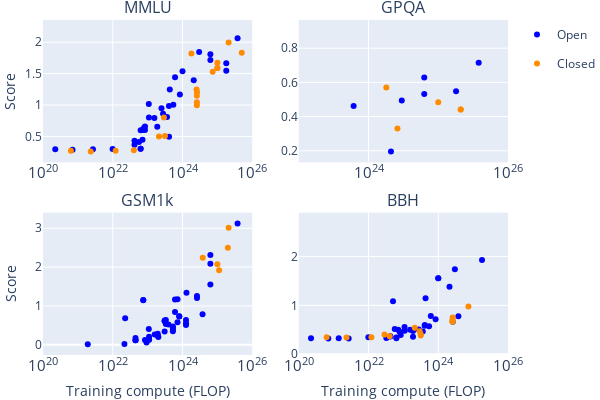

Here is the notebook cell this chart was saved with:
### Markdown cell above
## Compute

### Code cell
fig = make_subplots(rows=2, cols=2, subplot_titles=benchmarks_to_plot, vertical_spacing=0.15)

# Define x limits for each subplot
x_limits = {
  'MMLU': [1e20, 1e26],
  'GSM1k': [1e20, 1e26],
  'GPQA': [1e23, 1e26],
  'BBH': [1e20, 1e26],
  'SEAL Math': [1e23, 1e26],
  'SEAL Coding': [1e23, 1e26],
  'LMSys Elo': [1e22, 1e26],
}

for i, bench in enumerate(benchmarks_to_plot):
  plot_df = df[~(df['System'] == 'Random chance')]
  if old_models_only:
    plot_df = plot_df[plot_df['Before November 2023'] == 'Before']
  elif new_models_only:
    plot_df = plot_df[plot_df['Before November 2023'] == 'After']
  if non_suspects_only:
    if bench == 'GPQA':
      # GPQA was released November 20, 2023
      old_df = plot_df[plot_df['Before November 2023'] == 'Before']
      new_df = plot_df[plot_df['Before November 2023'] == 'After']
      new_df = new_df[new_df['Trust in benchmark results'] >= 0]
      plot_df = pd.concat([old_df, new_df])
    elif bench == 'MMLU':
      plot_df = plot_df[plot_df['Trust in benchmark results'] >= 0]
  elif trusted_only:
    plot_df = plot_df[plot_df['Trust in benchmark results'] > 0]

  for category in ['Open', 'Closed']:
    category_df = plot_df[plot_df['Open/Closed'] == category]

    if plot_log_error and bench_is_accuracy[bench]:
      y = -np.log(1 - category_df[bench])
    else:
      y = category_df[bench]

    if show_model_age:
      fig.append_trace(
        go.Scatter(
          x=category_df['Training compute (FLOP)'],
          y=y,
          mode='markers',
          marker=dict(color=category_df['Date'].astype(int),),
          text=category_df['System'],
          # name=category,
          # legendgroup=category,
          # showlegend=True if i == 0 else False
          showlegend=False,
        ),
        row=i//2 + 1, col=i%2 + 1
      )
    else:
      fig.append_trace(
        go.Scatter(
          x=category_df['Training compute (FLOP)'],
          y=y,
          mode='markers',
          marker=dict(color=color_map[category]),
          text=category_df['System'],
          name=category,
          legendgroup=category,
          showlegend=True if i == 0 else False
        ),
        row=i//2 + 1, col=i%2 + 1
      )

    # Plot scores as horizontal lines for models that don't have compute
    # for _, row in category_df.iterrows():
    #   if pd.isna(row['Training compute (FLOP)']) and not pd.isna(row[bench]):
    #     fig.append_trace(
    #       go.Scatter(
    #         x=[0, 1e26],
    #         y=[row[bench], row[bench]],
    #         mode='lines',
    #         line=dict(color=color_map[category]),
    #         showlegend=False,
    #       ),
    #       row=i//2 + 1, col=i%2 + 1
    #     )

  # Update x and y axes for this subplot
  fig.update_xaxes(
    title_text="Training compute (FLOP)" if i//2 + 1 == 2 else None,
    type='log',
    range=[np.log10(x_limits[bench][0]), np.log10(x_limits[bench][1])],  # Set x limits
    tickmode='linear',
    dtick=2,  # This sets ticks at every two powers of 10
    row=i//2 + 1,
    col=i%2 + 1
  )

  if i%2 + 1 == 1:
    fig.update_yaxes(title_text="Score", row=i//2 + 1, col=i%2 + 1)

# Improve the layout
fig.update_layout(
  width=600,
  height=400,
  # legend_title="Model accessibility",
  font=dict(size=12),
  hovermode="closest",
)

# Margins
fig.update_layout(
  margin=dict(l=0, r=0, t=20, b=0)
)

# Save the plot
if save:
  save_plot(fig, results_dir, 'benchmark_compute')

# Show the plot
fig.show()

### Figure 1 — Plotly figure (JSON) as saved in the notebook; plotly's stock layout.template omitted (floating-point values rounded to 4 significant figures)
{"data": [{"legendgroup": "Open", "marker": {"color": "blue"}, "mode": "markers", "name": "Open", "showlegend": true, "text": ["BLOOM-176B", "ChatGLM-6B", "ChatGLM2-12B-base", "ChatGLM2-6B-base", "ChatGLM3-6B", "CodeLlama 34B Instruct", "Cohere Command R+", "DeepSeek-7B", "DeepSeek-V2", "Falcon 7B", "Falcon 40B", "Gemma 2 27B", "Gemma 2 9B", "GPT-NeoX 20B", "Llama 3 70B", "Llama 3.1 70B", "Llama 3.1 405B", "LLaMa-1 7B", "LLaMa-1 13B", "LLaMa-1 33B", "LLaMa-1 65B", "LLaMa-2 7B", "LLaMa-2 13B", "LLaMa-2 34B", "LLaMa-2 70B", "Mistral Large 2", "MPT 7B", "MPT 30B", "Nemotron-4-340B Base", "Nemotron-4-340B Instruct", "OPT-175B", "OPT-1B", "OPT-30B", "OPT-66B", "Qwen2-72B", "StableLM-3B-4E1T", "StableLM-alpha-7b", "StableLM-alpha-7b-v2", "T5-Base", "T5-Large", "T5-Small", "T5-XL", "T5-XXL", "XVerse-13B", "XVerse-13B-2", "XVerse-65B", "XVerse-7B", "Yi-34B", "Yi-6B"], "type": "scatter", "x": [4.12e+23, null, null, null, 5.04e+22, 5.3e+23, null, 8.4e+22, 1e+24, 6.3e+22, 3.6e+23, 2.1e+24, 4.32e+23, 5.67e+22, 6.3e+24, 6.3e+24, 3.8e+25, 4.2e+22, 7.8e+22, 2.77e+23, 5.46e+23, 8.4e+22, 1.56e+23, 4.08e+23, 8.4e+23, null, 4.2e+22, 1.89e+23, 1.8e+25, 1.8e+25, 1.89e+23, 1.4e+21, 3.24e+22, 7.13e+22, 3e+24, 7.2e+22, 6.3e+22, 6.3e+22, 225000000000000000000, 702000000000000000000, 72000000000000000000, 2.7e+21, 9.9e+21, 1.09e+23, 2.5e+23, null, null, 6.12e+23, 1.08e+23], "xaxis": "x", "y": [0.4964, null, null, null, null, null, 1.415, 0.6578, 1.537, 0.3038, 0.8074, 1.394, 1.248, 0.4095, 1.715, 1.808, 2.064, 0.4323, 0.633, 0.8627, 1.005, 0.6033, 0.7941, 0.9835, 1.168, 1.833, 0.3682, 0.6539, 1.666, 1.546, null, null, null, 0.4461, 1.845, 0.602, 0.3039, 0.5997, 0.2971, 0.289, 0.3106, 0.2971, 0.2998, 0.8007, 0.9467, null, null, 1.442, 1.017], "yaxis": "y"}, {"legendgroup": "Closed", "marker": {"color": "darkorange"}, "mode": "markers", "name": "Closed", "showlegend": true, "text": ["BloombergGPT", "Claude 2", "Claude 3 Opus", "Claude 3 Sonnet", "Claude 3.5 Sonnet", "code-cushman-001", "code-davinci-001", "code-davinci-002", "Gemini 1.0 Pro", "Gemini 1.5 Flash Preview", "Gemini 1.5 Pro (April 2024)", "Gemini 1.5 Pro (May 2024)", "Gemini 1.5 Pro (Exp-0801)", "Gemini Ultra", "GPT-3.5-turbo-16k", "GPT-4 (original)", "gpt-4-turbo-2024-04-09", "GPT-4o", "GPT-4o mini", "Inflection-2", "Inflection-2.5", "Mistral Large", "PaLM 9B", "PaLM 63B", "PaLM 540B", "PaLM-2", "text-ada-001", "text-babbage-001", "text-curie-001", "text-davinci-001", "text-davinci-002", "text-davinci-003", "Yi-Large"], "type": "scatter", "x": [2.12e+23, null, null, null, null, 2.88e+22, 3.15e+23, 2.58e+24, null, null, null, null, null, 5e+25, 2.6e+24, 2.1e+25, null, null, null, 1e+25, 1e+25, 1e+25, 4.04e+22, 2.93e+23, 2.53e+24, 7.34e+24, 630000000000000000000, 2.34e+21, 1.21e+22, 3.15e+23, 2.58e+24, 2.58e+24, 1.8e+24], "xaxis": "x", "y": [0.4973, 1.537, 2.025, 1.561, 2.18, null, null, 1.146, 1.266, 1.556, 1.709, 1.959, null, 1.83, 1.204, 1.995, null, 2.056, 1.715, 1.59, 1.59, 1.671, 0.2784, 0.8007, 1.248, 1.528, 0.2718, 0.2601, 0.2705, 0.5058, 0.997, 1.044, 1.82], "yaxis": "y"}, {"legendgroup": "Open", "marker": {"color": "blue"}, "mode": "markers", "name": "Open", "showlegend": false, "text": ["CodeLlama-13b-hf", "CodeLlama-13b-Instruct-hf", "CodeLlama-13b-Python-hf", "CodeLlama-34b-hf", "CodeLlama-34b-Instruct-hf", "CodeLlama-34b-Python-hf", "CodeLlama-70b-hf", "CodeLlama-70b-Instruct-hf", "CodeLlama-70b-Python-hf", "CodeLlama-7b-hf", "CodeLlama-7b-Instruct-hf", "CodeLlama-7b-Python-hf", "falcon-180B-chat", "gpt-neox-20b", "gpt2-xl", "Llama-2-13b-hf", "Llama-2-70b-hf", "Llama-2-7b-hf", "Mistral-7B-Instruct-v0.1", "Mistral-7B-Instruct-v0.2", "Mistral-7B-v0.1", "phi-1", "Phind-CodeLlama-34B-v2", "pythia-12b", "vicuna-33b-v1.3", "BLOOM-176B", "ChatGLM-6B", "ChatGLM2-12B-base", "ChatGLM2-6B-base", "ChatGLM3-6B", "CodeLlama 34B Instruct", "Falcon 7B", "Falcon 40B", "Falcon 180B", "GLM 130B", "GPT-NeoX 20B", "LLaMa-1 7B", "LLaMa-1 13B", "LLaMa-1 33B", "LLaMa-1 65B", "LLaMa-2 7B", "LLaMa-2 13B", "LLaMa-2 34B", "LLaMa-2 70B", "Mistral-7B", "MPT 7B", "MPT 30B", "OPT-175B", "OPT-1B", "OPT-30B", "OPT-66B", "Qwen 7B", "StableLM-3B-4E1T", "StableLM-alpha-7b", "StableLM-alpha-7b-v2", "T5-Base", "T5-Large", "T5-Small", "T5-XL", "T5-XXL", "XVerse-13B", "XVerse-7B", "Cohere Command R+", "DeepSeek-7B", "DeepSeek-V2", "Gemma 2 27B", "Gemma 2 9B", "Llama 3 70B", "Llama 3.1 70B", "Llama 3.1 405B", "Mistral Large 2", "Nemotron-4-340B Base", "Nemotron-4-340B Instruct", "Qwen2-72B", "XVerse-13B-2", "XVerse-65B", "Yi-34B", "Yi-6B"], "type": "scatter", "x": [1.95e+23, 1.95e+23, 2.03e+23, 5.3e+23, 5.3e+23, 5.3e+23, 1.26e+24, 1.26e+24, 1.26e+24, 1.1e+23, 1.1e+23, 1.1e+23, 3.76e+24, 9.32e+22, 1.92e+21, 1.6e+23, 8.1e+23, 8.4e+22, null, null, null, 54600000000000000000, null, 2.16e+22, null, 4.12e+23, null, null, null, 5.04e+22, 5.3e+23, 6.3e+22, 3.6e+23, 3.78e+24, null, 5.67e+22, 4.2e+22, 7.8e+22, 2.77e+23, 5.46e+23, 8.4e+22, 1.56e+23, 4.08e+23, 8.4e+23, null, 4.2e+22, 1.89e+23, 1.89e+23, 1.4e+21, 3.24e+22, 7.13e+22, null, 7.2e+22, 6.3e+22, 6.3e+22, 225000000000000000000, 702000000000000000000, 72000000000000000000, 2.7e+21, 9.9e+21, 1.09e+23, null, null, 8.4e+22, 1e+24, 2.1e+24, 4.32e+23, 6.3e+24, 6.3e+24, 3.8e+25, null, 1.8e+25, 1.8e+25, 3e+24, 2.5e+23, null, 6.12e+23, 1.08e+23], "xaxis": "x2", "y": [null, null, null, null, null, null, null, null, null, null, null, null, null, null, null, null, null, null, null, null, null, null, null, null, null, null, null, null, null, null, null, null, null, null, null, null, null, null, null, null, null, null, null, null, null, null, null, null, null, null, null, null, null, null, null, null, null, null, null, null, null, null, null, null, null, 0.196, null, 0.5327, 0.6292, 0.7154, 0.6616, null, 0.5482, 0.4943, null, null, 0.462, null], "yaxis": "y2"}, {"legendgroup": "Closed", "marker": {"color": "darkorange"}, "mode": "markers", "name": "Closed", "showlegend": false, "text": ["claude-2.1", "gpt-3.5-turbo", "BloombergGPT", "Chinchilla 70B", "Claude 2", "code-cushman-001", "code-davinci-001", "code-davinci-002", "Gopher 280B", "GPT-3.5-turbo-16k", "GPT-4 (original)", "gpt-4-0613", "PaLM 9B", "PaLM 63B", "PaLM 540B", "PaLM-2", "text-ada-001", "text-babbage-001", "text-curie-001", "text-davinci-001", "text-davinci-002", "text-davinci-003", "Claude 3 Opus", "Claude 3 Sonnet", "Claude 3.5 Sonnet", "Gemini 1.0 Pro", "Gemini 1.5 Flash Preview", "Gemini 1.5 Pro (April 2024)", "Gemini 1.5 Pro (May 2024)", "Gemini 1.5 Pro (Exp-0801)", "Gemini Ultra", "gpt-4-turbo-2024-04-09", "GPT-4o", "GPT-4o mini", "Inflection-2", "Inflection-2.5", "Mistral Large", "Yi-Large"], "type": "scatter", "x": [3.8e+24, null, 2.12e+23, 5.76e+23, null, 2.88e+22, 3.15e+23, 2.58e+24, 6.31e+23, 2.6e+24, 2.1e+25, 2.1e+25, 4.04e+22, 2.93e+23, 2.53e+24, 7.34e+24, 630000000000000000000, 2.34e+21, 1.21e+22, 3.15e+23, 2.58e+24, 2.58e+24, null, null, null, null, null, null, null, null, 5e+25, null, null, null, 1e+25, 1e+25, 1e+25, 1.8e+24], "xaxis": "x2", "y": [null, null, null, null, null, null, null, null, null, 0.3299, 0.4416, 0.4416, null, null, null, null, null, null, null, null, null, null, 0.7012, 0.5175, 0.9014, null, 0.5025, 0.5361, 0.6199, null, null, 0.6753, 0.7679, 0.5142, null, 0.4845, null, 0.5709], "yaxis": "y2"}, {"legendgroup": "Open", "marker": {"color": "blue"}, "mode": "markers", "name": "Open", "showlegend": false, "text": ["codegemma-7b", "codegemma-7b-it", "CodeLlama-13b-hf", "CodeLlama-13b-Instruct-hf", "CodeLlama-13b-Python-hf", "CodeLlama-34b-hf", "CodeLlama-34b-Instruct-hf", "CodeLlama-34b-Python-hf", "CodeLlama-70b-hf", "CodeLlama-70b-Instruct-hf", "CodeLlama-70b-Python-hf", "CodeLlama-7b-hf", "CodeLlama-7b-Instruct-hf", "CodeLlama-7b-Python-hf", "dbrx-base", "dbrx-instruct", "deepseek-coder-33b-instruct", "deepseek-llm:67b-base", "deepseek-math-7b-rl", "falcon-180B-chat", "gemma-1.1-2b-it", "gemma-1.1-7b-it", "gemma-2b", "gemma-2b-it", "gemma-7b", "gemma-7b-it", "gpt-neox-20b", "gpt2-xl", "Llama-2-13b-hf", "Llama-2-70b-hf", "Llama-2-7b-hf", "Llama-3-8B-instruct", "math-shepherd-mistral-7b-rl", "Meta-Llama-3-70B", "Meta-Llama-3-70B-instruct", "Meta-Llama-3-8B", "Mistral-7B-Instruct-v0.1", "Mistral-7B-Instruct-v0.2", "Mistral-7B-v0.1", "Mistral-8x22B-v0.1", "Mistral-8x7B-v0.1", "Mixtral-8x22B-instruct-v0.1", "OpenMath-Llama-2-70b-hf", "phi-1", "phi-2", "Phi-3-mini-128k-instruct", "Phi-3-mini-4k-instruct", "Phind-CodeLlama-34B-v2", "pythia-12b", "Smaug-2-72B", "Smaug-34B-v0.1", "vicuna-33b-v1.3", "Yi-34B-Chat", "Yi-6B-Chat", "BLOOM-176B", "Camelidae-8x34B", "ChatGLM-6B", "ChatGLM2-12B-base", "ChatGLM2-6B-base", "ChatGLM3-6B", "CodeLlama 34B Instruct", "Cohere Command R+", "DBRX-Instruct", "DeepSeek-67B", "DeepSeek-7B", "DeepSeek-V2", "Falcon 7B", "Falcon 40B", "Falcon 180B", "Gemma 1 2B", "Gemma 2 27B", "Gemma 2 9B", "GLM 130B", "GPT-NeoX 20B", "Llama 3 70B", "Llama 3 8B", "Llama 3.1 70B", "Llama 3.1 405B", "LLaMa-1 7B", "LLaMa-1 13B", "LLaMa-1 33B", "LLaMa-1 65B", "LLaMa-2 7B", "LLaMa-2 13B", "LLaMa-2 34B", "LLaMa-2 70B", "Mistral Large 2", "Mistral-7B", "Mixtral8x22B", "MPT 7B", "MPT 30B", "Nemotron-4-340B Base", "Nemotron-4-340B Instruct", "OPT-175B", "OPT-1B", "OPT-30B", "OPT-66B", "Qwen 7B", "Qwen2idae-16x14B", "Qwen2-72B", "StableLM-3B-4E1T", "StableLM-alpha-7b", "StableLM-alpha-7b-v2", "T5-Base", "T5-Large", "T5-Small", "T5-XL", "T5-XXL", "XVerse-13B", "XVerse-13B-2", "XVerse-65B", "XVerse-7B", "Yi-34B", "Yi-6B"], "type": "scatter", "x": [3.33e+23, 3.33e+23, 1.95e+23, 1.95e+23, 2.03e+23, 5.3e+23, 5.3e+23, 5.3e+23, 1.26e+24, 1.26e+24, 1.26e+24, 1.1e+23, 1.1e+23, 1.1e+23, 2.6e+24, 2.6e+24, 3.96e+23, 8.04e+23, null, 3.76e+24, 4.5e+22, 3.07e+23, 4.5e+22, 4.5e+22, 3.07e+23, 3.07e+23, 9.32e+22, 1.92e+21, 1.6e+23, 8.1e+23, 8.4e+22, 7.2e+23, null, 6.3e+24, 6.3e+24, 7.2e+23, null, null, null, null, null, null, null, 54600000000000000000, 2.27e+22, 7.5e+22, 7.5e+22, null, 2.16e+22, 1.3e+24, 6.1e+23, null, 6.1e+23, 1.08e+23, 4.12e+23, null, null, null, null, 5.04e+22, 5.3e+23, null, 2.6e+24, 8.04e+23, 8.4e+22, 1e+24, 6.3e+22, 3.6e+23, 3.78e+24, null, 2.1e+24, 4.32e+23, null, 5.67e+22, 6.3e+24, 7.2e+23, 6.3e+24, 3.8e+25, 4.2e+22, 7.8e+22, 2.77e+23, 5.46e+23, 8.4e+22, 1.56e+23, 4.08e+23, 8.4e+23, null, null, 1e+24, 4.2e+22, 1.89e+23, 1.8e+25, 1.8e+25, 1.89e+23, 1.4e+21, 3.24e+22, 7.13e+22, null, null, 3e+24, 7.2e+22, 6.3e+22, 6.3e+22, 225000000000000000000, 702000000000000000000, 72000000000000000000, 2.7e+21, 9.9e+21, 1.09e+23, 2.5e+23, null, null, 6.12e+23, 1.08e+23], "xaxis": "x3", "y": [0.5379, 0.6368, 0.2383, 0.2877, 0.2021, 0.3886, 0.4416, 0.3467, 0.5569, 0.6368, 0.5092, 0.1335, 0.2058, 0.1278, 1.255, 1.207, 0.5259, 0.7381, 0.2319, 0.7875, 0.1188, 0.6033, 0.1779, 0.1188, 0.6236, 0.3439, 0.05763, 0.01715, 0.2679, 0.7257, 0.1256, 1.171, 0.9442, 1.556, 2.087, 0.5834, 0.3798, 0.5092, 0.4354, 1.13, 0.755, 1.427, 0.1532, 0.323, 0.6832, 1.149, 1.152, 0.4589, 0.02122, 1.339, 1.165, 0.417, 0.8416, 0.4065, null, null, null, null, null, null, 0.4702, null, null, null, null, null, null, null, null, null, null, null, null, null, 2.315, null, null, 3.124, null, null, null, null, null, null, null, null, null, null, null, null, null, null, null, null, null, null, null, null, null, null, null, null, null, null, null, null, null, null, null, null, null, null, null, null], "yaxis": "y3"}, {"legendgroup": "Closed", "marker": {"color": "darkorange"}, "mode": "markers", "name": "Closed", "showlegend": false, "text": ["claude-2.1", "claude-3-haiku-20240307", "claude-3-opus-20240229", "claude-3-sonnet-20240229", "command", "gemini-1.5-pro-preview-0409", "gemini-pro", "gpt-3.5-turbo", "gpt-4", "gpt-4-turbo", "mistral-large-latest", "mistral-small", "mistral-small-latest", "mistral-tiny", "BloombergGPT", "Chinchilla 70B", "Claude 2", "Claude 3 Opus", "Claude 3 Sonnet", "Claude 3.5 Sonnet", "code-cushman-001", "code-davinci-001", "code-davinci-002", "Gemini 1.0 Pro", "Gemini 1.5 Flash Preview", "Gemini 1.5 Pro (April 2024)", "Gemini 1.5 Pro (May 2024)", "Gemini 1.5 Pro (Exp-0801)", "Gemini Ultra", "Gopher 280B", "GPT-3.5-turbo-16k", "GPT-4 (original)", "gpt-4-0125-preview", "gpt-4-0613", "gpt-4-turbo-2024-04-09", "GPT-4o", "GPT-4o mini", "Inflection-2", "Inflection-2.5", "Mistral Large", "PaLM 9B", "PaLM 63B", "PaLM 540B", "PaLM-2", "Reka Core", "text-ada-001", "text-babbage-001", "text-curie-001", "text-davinci-001", "text-davinci-002", "text-davinci-003", "Yi-Large"], "type": "scatter", "x": [3.8e+24, null, null, null, null, null, null, null, 2e+25, null, 1.12e+25, null, null, null, 2.12e+23, 5.76e+23, null, null, null, null, 2.88e+22, 3.15e+23, 2.58e+24, null, null, null, null, null, 5e+25, 6.31e+23, 2.6e+24, 2.1e+25, 2.1e+25, 2.1e+25, null, null, null, 1e+25, 1e+25, 1e+25, 4.04e+22, 2.93e+23, 2.53e+24, 7.34e+24, 8.4e+24, 630000000000000000000, 2.34e+21, 1.21e+22, 3.15e+23, 2.58e+24, 2.58e+24, 1.8e+24], "xaxis": "x3", "y": [2.244, 1.537, 1.743, 1.363, 0.4829, 2.112, 1.556, 1.398, 2.501, 2.283, 1.917, 0.9289, 1.266, 0.5482, null, null, null, 3.034, 2.7, null, null, null, null, 1.601, 2.315, 2.358, 2.561, null, null, null, null, null, 3.016, null, null, 2.966, null, null, null, 2.077, null, null, null, null, null, null, null, null, null, null, null, null], "yaxis": "y3"}, {"legendgroup": "Open", "marker": {"color": "blue"}, "mode": "markers", "name": "Open", "showlegend": false, "text": ["codegemma-7b", "codegemma-7b-it", "CodeLlama-13b-hf", "CodeLlama-13b-Instruct-hf", "CodeLlama-13b-Python-hf", "CodeLlama-34b-hf", "CodeLlama-34b-Instruct-hf", "CodeLlama-34b-Python-hf", "CodeLlama-70b-hf", "CodeLlama-70b-Instruct-hf", "CodeLlama-70b-Python-hf", "CodeLlama-7b-hf", "CodeLlama-7b-Instruct-hf", "CodeLlama-7b-Python-hf", "dbrx-base", "dbrx-instruct", "deepseek-coder-33b-instruct", "deepseek-llm:67b-base", "deepseek-math-7b-rl", "falcon-180B-chat", "gemma-1.1-2b-it", "gemma-1.1-7b-it", "gemma-2b", "gemma-2b-it", "gemma-7b", "gemma-7b-it", "gpt-neox-20b", "gpt2-xl", "Llama-2-13b-hf", "Llama-2-70b-hf", "Llama-2-7b-hf", "Llama-3-8B-instruct", "math-shepherd-mistral-7b-rl", "Meta-Llama-3-70B", "Meta-Llama-3-70B-instruct", "Meta-Llama-3-8B", "Mistral-7B-Instruct-v0.1", "Mistral-7B-Instruct-v0.2", "Mistral-7B-v0.1", "Mistral-8x22B-v0.1", "Mistral-8x7B-v0.1", "Mixtral-8x22B-instruct-v0.1", "OpenMath-Llama-2-70b-hf", "phi-1", "phi-2", "Phi-3-mini-128k-instruct", "Phi-3-mini-4k-instruct", "Phind-CodeLlama-34B-v2", "pythia-12b", "Smaug-2-72B", "Smaug-34B-v0.1", "vicuna-33b-v1.3", "Yi-34B-Chat", "Yi-6B-Chat", "BLOOM-176B", "Camelidae-8x34B", "ChatGLM-6B", "ChatGLM2-12B-base", "ChatGLM2-6B-base", "ChatGLM3-6B", "CodeLlama 34B Instruct", "Cohere Command R+", "DBRX-Instruct", "DeepSeek-67B", "DeepSeek-7B", "DeepSeek-V2", "Falcon 7B", "Falcon 40B", "Falcon 180B", "Gemma 1 2B", "Gemma 2 27B", "Gemma 2 9B", "GLM 130B", "GPT-NeoX 20B", "Llama 3 70B", "Llama 3 8B", "Llama 3.1 70B", "Llama 3.1 405B", "LLaMa-1 7B", "LLaMa-1 13B", "LLaMa-1 33B", "LLaMa-1 65B", "LLaMa-2 7B", "LLaMa-2 13B", "LLaMa-2 34B", "LLaMa-2 70B", "Mistral Large 2", "Mistral-7B", "Mixtral8x22B", "MPT 7B", "MPT 30B", "Nemotron-4-340B Base", "Nemotron-4-340B Instruct", "OPT-175B", "OPT-1B", "OPT-30B", "OPT-66B", "Qwen 7B", "Qwen2idae-16x14B", "Qwen2-72B", "StableLM-3B-4E1T", "StableLM-alpha-7b", "StableLM-alpha-7b-v2", "T5-Base", "T5-Large", "T5-Small", "T5-XL", "T5-XXL", "XVerse-13B", "XVerse-13B-2", "XVerse-65B", "XVerse-7B", "Yi-34B", "Yi-6B"], "type": "scatter", "x": [3.33e+23, 3.33e+23, 1.95e+23, 1.95e+23, 2.03e+23, 5.3e+23, 5.3e+23, 5.3e+23, 1.26e+24, 1.26e+24, 1.26e+24, 1.1e+23, 1.1e+23, 1.1e+23, 2.6e+24, 2.6e+24, 3.96e+23, 8.04e+23, null, 3.76e+24, 4.5e+22, 3.07e+23, 4.5e+22, 4.5e+22, 3.07e+23, 3.07e+23, 9.32e+22, 1.92e+21, 1.6e+23, 8.1e+23, 8.4e+22, 7.2e+23, null, 6.3e+24, 6.3e+24, 7.2e+23, null, null, null, null, null, null, null, 54600000000000000000, 2.27e+22, 7.5e+22, 7.5e+22, null, 2.16e+22, 1.3e+24, 6.1e+23, null, 6.1e+23, 1.08e+23, 4.12e+23, null, null, null, null, 5.04e+22, 5.3e+23, null, 2.6e+24, 8.04e+23, 8.4e+22, 1e+24, 6.3e+22, 3.6e+23, 3.78e+24, null, 2.1e+24, 4.32e+23, null, 5.67e+22, 6.3e+24, 7.2e+23, 6.3e+24, 3.8e+25, 4.2e+22, 7.8e+22, 2.77e+23, 5.46e+23, 8.4e+22, 1.56e+23, 4.08e+23, 8.4e+23, null, null, 1e+24, 4.2e+22, 1.89e+23, 1.8e+25, 1.8e+25, 1.89e+23, 1.4e+21, 3.24e+22, 7.13e+22, null, null, 3e+24, 7.2e+22, 6.3e+22, 6.3e+22, 225000000000000000000, 702000000000000000000, 72000000000000000000, 2.7e+21, 9.9e+21, 1.09e+23, 2.5e+23, null, null, 6.12e+23, 1.08e+23], "xaxis": "x4", "y": [null, null, null, null, null, null, null, null, null, null, null, null, null, null, null, null, null, null, null, null, null, null, null, null, null, null, null, null, null, null, null, null, null, null, null, null, null, null, null, null, null, null, null, null, null, null, null, null, null, null, null, null, null, null, 0.5962, null, 0.2074, 0.4466, 0.4107, 1.082, null, null, 0.6636, null, null, 1.556, 0.3285, 0.4636, 0.7765, null, 1.382, 1.146, null, 0.515, null, null, null, null, 0.361, 0.462, 0.5075, 0.5709, 0.3945, 0.5009, 0.5816, 0.7174, null, 0.47, 1.556, 0.3711, 0.478, 1.927, null, 0.3595, 0.3271, 0.3327, 0.5039, null, null, 1.737, null, 0.3411, null, 0.3257, 0.3243, 0.3147, 0.3202, 0.3496, 0.479, null, null, null, 0.7831, 0.5586], "yaxis": "y4"}, {"legendgroup": "Closed", "marker": {"color": "darkorange"}, "mode": "markers", "name": "Closed", "showlegend": false, "text": ["claude-2.1", "claude-3-haiku-20240307", "claude-3-opus-20240229", "claude-3-sonnet-20240229", "command", "gemini-1.5-pro-preview-0409", "gemini-pro", "gpt-3.5-turbo", "gpt-4", "gpt-4-turbo", "mistral-large-latest", "mistral-small", "mistral-small-latest", "mistral-tiny", "BloombergGPT", "Chinchilla 70B", "Claude 2", "Claude 3 Opus", "Claude 3 Sonnet", "Claude 3.5 Sonnet", "code-cushman-001", "code-davinci-001", "code-davinci-002", "Gemini 1.0 Pro", "Gemini 1.5 Flash Preview", "Gemini 1.5 Pro (April 2024)", "Gemini 1.5 Pro (May 2024)", "Gemini 1.5 Pro (Exp-0801)", "Gemini Ultra", "Gopher 280B", "GPT-3.5-turbo-16k", "GPT-4 (original)", "gpt-4-0125-preview", "gpt-4-0613", "gpt-4-turbo-2024-04-09", "GPT-4o", "GPT-4o mini", "Inflection-2", "Inflection-2.5", "Mistral Large", "PaLM 9B", "PaLM 63B", "PaLM 540B", "PaLM-2", "Reka Core", "text-ada-001", "text-babbage-001", "text-curie-001", "text-davinci-001", "text-davinci-002", "text-davinci-003", "Yi-Large"], "type": "scatter", "x": [3.8e+24, null, null, null, null, null, null, null, 2e+25, null, 1.12e+25, null, null, null, 2.12e+23, 5.76e+23, null, null, null, null, 2.88e+22, 3.15e+23, 2.58e+24, null, null, null, null, null, 5e+25, 6.31e+23, 2.6e+24, 2.1e+25, 2.1e+25, 2.1e+25, null, null, null, 1e+25, 1e+25, 1e+25, 4.04e+22, 2.93e+23, 2.53e+24, 7.34e+24, 8.4e+24, 630000000000000000000, 2.34e+21, 1.21e+22, 3.15e+23, 2.58e+24, 2.58e+24, 1.8e+24], "xaxis": "x4", "y": [null, null, null, null, null, null, null, null, null, null, null, null, null, null, 0.5442, null, null, 2.025, null, 2.674, 0.4023, 0.383, 0.7508, null, null, null, 2.226, null, null, null, null, null, null, null, null, null, null, null, null, null, 0.3682, 0.4684, 0.6753, 0.9782, null, 0.3464, 0.3408, 0.3502, 0.4095, 0.6655, 0.7113, null], "yaxis": "y4"}], "layout": {"annotations": [{"font": {"size": 16}, "showarrow": false, "text": "MMLU", "x": 0.225, "xanchor": "center", "xref": "paper", "y": 1, "yanchor": "bottom", "yref": "paper"}, {"font": {"size": 16}, "showarrow": false, "text": "GPQA", "x": 0.775, "xanchor": "center", "xref": "paper", "y": 1, "yanchor": "bottom", "yref": "paper"}, {"font": {"size": 16}, "showarrow": false, "text": "GSM1k", "x": 0.225, "xanchor": "center", "xref": "paper", "y": 0.425, "yanchor": "bottom", "yref": "paper"}, {"font": {"size": 16}, "showarrow": false, "text": "BBH", "x": 0.775, "xanchor": "center", "xref": "paper", "y": 0.425, "yanchor": "bottom", "yref": "paper"}], "font": {"size": 12}, "height": 400, "hovermode": "closest", "margin": {"b": 0, "l": 0, "r": 0, "t": 20}, "width": 600, "xaxis": {"anchor": "y", "domain": [0, 0.45], "dtick": 2, "range": [20, 26], "tickmode": "linear", "type": "log"}, "xaxis2": {"anchor": "y2", "domain": [0.55, 1], "dtick": 2, "range": [23, 26], "tickmode": "linear", "type": "log"}, "xaxis3": {"anchor": "y3", "domain": [0, 0.45], "dtick": 2, "range": [20, 26], "tickmode": "linear", "title": {"text": "Training compute (FLOP)"}, "type": "log"}, "xaxis4": {"anchor": "y4", "domain": [0.55, 1], "dtick": 2, "range": [20, 26], "tickmode": "linear", "title": {"text": "Training compute (FLOP)"}, "type": "log"}, "yaxis": {"anchor": "x", "domain": [0.575, 1], "title": {"text": "Score"}}, "yaxis2": {"anchor": "x2", "domain": [0.575, 1]}, "yaxis3": {"anchor": "x3", "domain": [0, 0.425], "title": {"text": "Score"}}, "yaxis4": {"anchor": "x4", "domain": [0, 0.425]}}}
